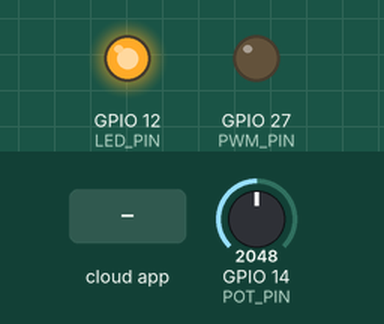
Bench run of a sketch on a simulated ESP32. On the bench: output pins drawn as LEDs (lit = HIGH). Inputs (shaded band) come from the test bench; at power-on: GPIO 14 (POT_PIN) = 2048. The ROS host is connected and sends only what is stated.

Above: at 3.2 s.
3.3 s: the phone or cloud app sets pwm_duty_cycle to 100
At 4.3 s:
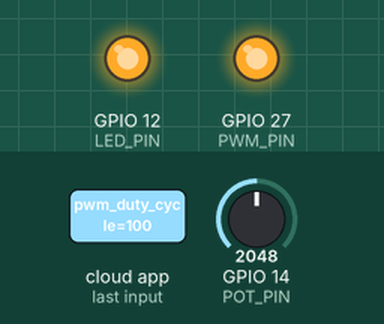
4.8 s: the phone or cloud app sets pwm_duty_cycle to 0
At 5.8 s:
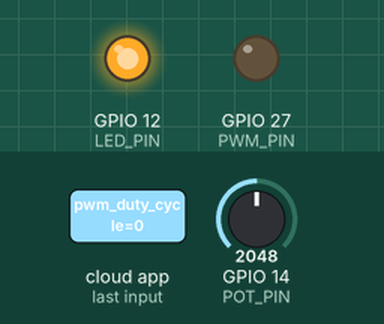
Timing chart, 0 to 7.8 s (numbered marks = the images above; inputs shaded):
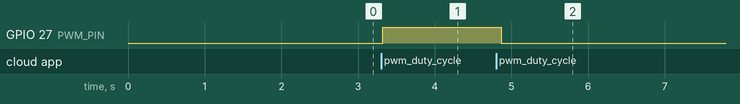

Measured:
- after the input at 3.3 s, GPIO 27 (PWM_PIN): LOW → HIGH at once
- after the input at 4.8 s, GPIO 27 (PWM_PIN): HIGH → LOW after 0.07 s

The sketch:

microros.ino
```cpp
#include <micro_ros_arduino.h>

#include <stdio.h>
#include <rcl/rcl.h>
#include <rcl/error_handling.h>
#include <rclc/rclc.h>
#include <rclc/executor.h>

#include <std_msgs/msg/int32.h>
#include <std_msgs/msg/float32.h>

rcl_subscription_t subscriberPWM;
rcl_publisher_t publisherRawPot;
rcl_publisher_t publisherVolt;

std_msgs__msg__Int32 msgPot;
std_msgs__msg__Float32 msgVolt;
std_msgs__msg__Float32 msgPWM;


rclc_executor_t executor;
rclc_support_t support;
rcl_allocator_t allocator;

rcl_node_t node;
rcl_timer_t timer1;
rcl_timer_t timer2;

#define LED_PIN 12
#define PWM_PIN 27
#define POT_PIN 14

uint16_t potValue = 0;

#define RCCHECK(fn) { rcl_ret_t temp_rc = fn; if((temp_rc != RCL_RET_OK)){error_loop();}}
#define RCSOFTCHECK(fn) { rcl_ret_t temp_rc = fn; if((temp_rc != RCL_RET_OK)){}}


void error_loop(){
  while(1){
    digitalWrite(LED_PIN, !digitalRead(LED_PIN));
    delay(100);
  }
}

//CREATE SUBSCRIBER CALLBACK
const int PWMFreq = 5000; /* 5 KHz */
const int PWMChannel = 0;
const int PWMResolution = 8;
const int MAX_DUTY_CYCLE = (int)(pow(2, PWMResolution) - 1);
uint16_t dutyCycle = 0;

  void subscription_callback(const void * msgin){
  const std_msgs__msg__Float32 * msg = (const std_msgs__msg__Float32 *)msgin;
  if (msg->data >= 0 && msg->data <= 100 ){
    dutyCycle = map(msg->data, 0, 100, 0, MAX_DUTY_CYCLE);
    ledcWrite(PWMChannel, dutyCycle);
  }
  }

//Read Potenciometer
void timer1_callback(rcl_timer_t * timer, int64_t last_call_time)
{
  RCLC_UNUSED(last_call_time);
  if (timer != NULL) {
    potValue = analogRead(POT_PIN);
  }
}

//Publish Potenciometer's raw value and voltage
void timer2_callback(rcl_timer_t * timer, int64_t last_call_time)
{
  RCLC_UNUSED(last_call_time);
  if (timer != NULL) {
    msgPot.data = potValue;
    msgVolt.data = potValue*3.3/4095;
    RCSOFTCHECK(rcl_publish(&publisherRawPot, &msgPot, NULL));
    RCSOFTCHECK(rcl_publish(&publisherVolt, &msgVolt, NULL));
  }
}

void setup() {
  set_microros_transports();
  ledcSetup(PWMChannel, PWMFreq, PWMResolution);
  ledcAttachPin(PWM_PIN, PWMChannel);
  pinMode(LED_PIN, OUTPUT);
  pinMode(POT_PIN, INPUT);
  digitalWrite(LED_PIN, HIGH);

  delay(2000);

  allocator = rcl_get_default_allocator();

  //create init_options
  RCCHECK(rclc_support_init(&support, 0, NULL, &allocator));

  // create node
  RCCHECK(rclc_node_init_default(&node, "micro_ros_esp32_node", "", &support));

  // create publishers
  RCCHECK(rclc_publisher_init_default(
    &publisherRawPot,
    &node,
    ROSIDL_GET_MSG_TYPE_SUPPORT(std_msgs, msg, Int32),
    "raw_pot"));

  RCCHECK(rclc_publisher_init_default(
    &publisherVolt,
    &node,
    ROSIDL_GET_MSG_TYPE_SUPPORT(std_msgs, msg, Float32),
    "voltage"));

  // create subscriber
  RCCHECK(rclc_subscription_init_default(
    &subscriberPWM,
    &node,
    ROSIDL_GET_MSG_TYPE_SUPPORT(std_msgs, msg, Float32),
    "pwm_duty_cycle"));

  // create timer 1
  const unsigned int timer1_timeout = 10;
  RCCHECK(rclc_timer_init_default(
    &timer1,
    &support,
    RCL_MS_TO_NS(timer1_timeout),
    timer1_callback));

  // create timer 2
  const unsigned int timer2_timeout = 100;
  RCCHECK(rclc_timer_init_default(
    &timer2,
    &support,
    RCL_MS_TO_NS(timer2_timeout),
    timer2_callback));

  // create executor
  RCCHECK(rclc_executor_init(&executor, &support.context, 3, &allocator));
  RCCHECK(rclc_executor_add_timer(&executor, &timer1));
  RCCHECK(rclc_executor_add_timer(&executor, &timer2));
  RCCHECK(rclc_executor_add_subscription(&executor, &subscriberPWM, &msgPWM, &subscription_callback, ON_NEW_DATA));

}

void loop() {
  delay(100);
  RCSOFTCHECK(rclc_executor_spin_some(&executor, RCL_MS_TO_NS(100)));
}
```
